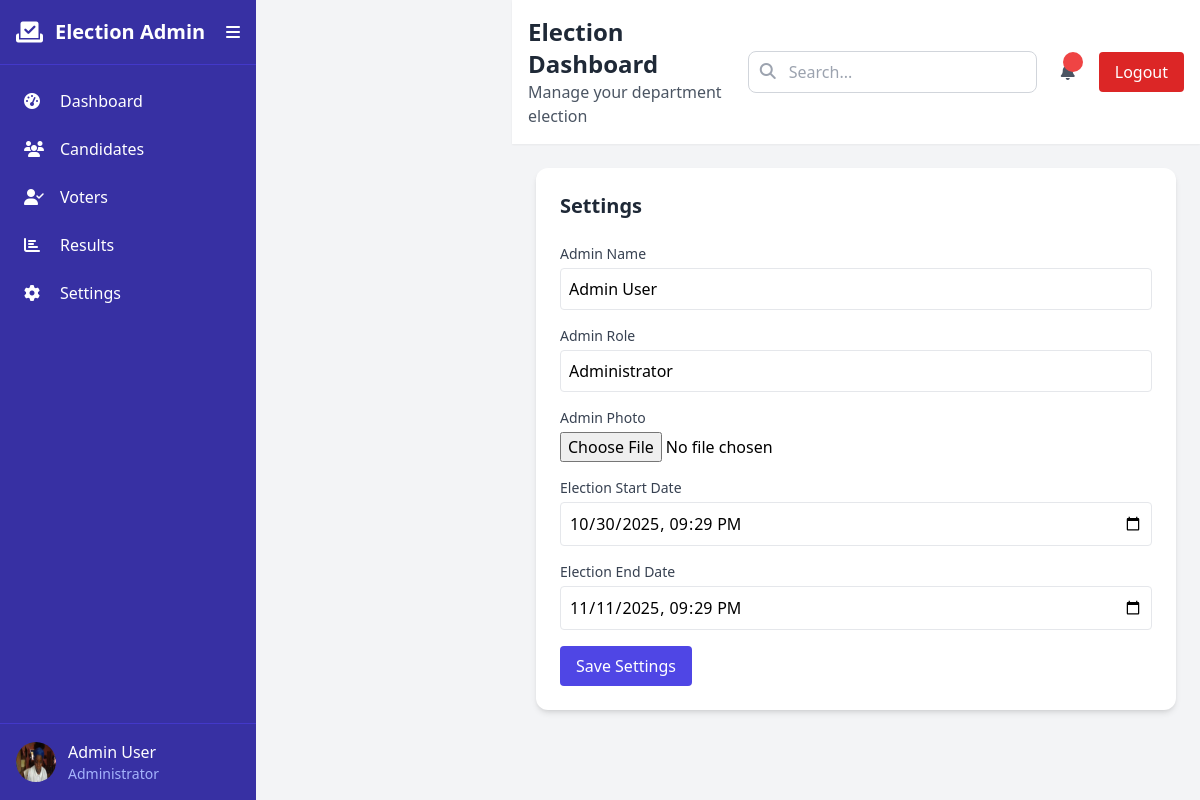
Page /settings/ (signed in) on the committed database.
### possa/core/models.py (models this page shows)
class ElectionSetting(models.Model):
    start_date = models.DateTimeField(default=timezone.now)
    end_date = models.DateTimeField(default=timezone.now)
    admin_name = models.CharField(max_length=100, default='Admin User')
    admin_role = models.CharField(max_length=100, default='Administrator')
    admin_avatar = models.ImageField(upload_to='avatars/', null=True, blank=True)

### possa/core/views.py (the view, shortened to what this page needs)
# urls.py: path('settings/', SettingsView.as_view(), name='settings'),
class SettingsView(View):
    def get(self, request):
        if not request.user.is_authenticated:
            return redirect('login')
        settings = ElectionSetting.objects.first() or ElectionSetting.objects.create()
        return render(request, 'settings.html', {'settings': settings})

### possa/templates/settings.html (shortened to what this page needs)
{% extends 'base.html' %}
{% block content %}
<div id="settings-section" class="page-section block">
    <div class="bg-white rounded-xl shadow-md p-6">
        <h2 class="text-xl font-bold text-gray-800 mb-6">Settings</h2>
        <form method="post" enctype="multipart/form-data">
            <div class="mb-4">
                <label for="admin-name-input" class="block text-sm font-medium text-gray-700">Admin Name</label>
                <input type="text" id="admin-name-input" name="admin-name-input" value="{{ settings.admin_name }}" class="mt-1 p-2 w-full border rounded">
            </div>
            <div class="mb-4">
                <label for="admin-role-input" class="block text-sm font-medium text-gray-700">Admin Role</label>
                <input type="text" id="admin-role-input" name="admin-role-input" value="{{ settings.admin_role }}" class="mt-1 p-2 w-full border rounded">
            </div>
            <div class="mb-4">
                <label for="admin-photo" class="block text-sm font-medium text-gray-700">Admin Photo</label>
                <input type="file" id="admin-photo" name="admin-photo" accept="image/*" class="mt-1">
            </div>
            <div class="mb-4">
                <label for="election-start-date" class="block text-sm font-medium text-gray-700">Election Start Date</label>
                <input type="datetime-local" id="election-start-date" name="election-start-date" value="{{ settings.start_date|date:'Y-m-d\TH:i' }}" class="mt-1 p-2 w-full border rounded">
            </div>
            <div class="mb-4">
                <label for="election-end-date" class="block text-sm font-medium text-gray-700">Election End Date</label>
                <input type="datetime-local" id="election-end-date" name="election-end-date" value="{{ settings.end_date|date:'Y-m-d\TH:i' }}" class="mt-1 p-2 w-full border rounded">
            </div>
            <button type="submit" class="px-4 py-2 bg-indigo-600 text-white rounded">Save Settings</button>
        </form>
    </div>
</div>
{% endblock %}

### possa/templates/base.html (shortened to what this page needs)
<!DOCTYPE html>
<html lang="en">
<head>
    <script src="https://cdn.tailwindcss.com"></script>
    <link rel="stylesheet" href="https://cdnjs.cloudflare.com/ajax/libs/font-awesome/6.4.0/css/all.min.css">
</head>
<body class="bg-gray-100">
    <div class="flex h-screen">
        <div class="sidebar bg-indigo-800 text-white w-64 flex flex-col">
            <div class="p-4 flex items-center justify-between border-b border-indigo-700">
                <div class="flex items-center">
                    <i class="fas fa-vote-yea text-2xl mr-3"></i>
                    <span class="sidebar-text text-xl font-bold">Election Admin</span>
                </div>
                <button id="toggleSidebar" class="text-white focus:outline-none">
                    <i class="fas fa-bars"></i>
                </button>
            </div>
            <nav class="flex-1 p-4">
                <ul class="space-y-2">
                    <li>
                        <a href="{% url 'dashboard' %}" data-page="dashboard" class="menu-link flex items-center p-2 rounded-lg hover:bg-indigo-700">
                            <i class="fas fa-tachometer-alt w-6"></i>
                            <span class="sidebar-text ml-3">Dashboard</span>
                        </a>
                    </li>
                    <li>
                        <a href="{% url 'candidates' %}" data-page="candidates" class="menu-link flex items-center p-2 rounded-lg hover:bg-indigo-700">
                            <i class="fas fa-users w-6"></i>
                            <span class="sidebar-text ml-3">Candidates</span>
                        </a>
                    </li>
                    <li>
                        <a href="{% url 'voters' %}" data-page="voters" class="menu-link flex items-center p-2 rounded-lg hover:bg-indigo-700">
                            <i class="fas fa-user-check w-6"></i>
                            <span class="sidebar-text ml-3">Voters</span>
                        </a>
                    </li>
                    <li>
                        <a href="{% url 'results' %}" data-page="results" class="menu-link flex items-center p-2 rounded-lg hover:bg-indigo-700">
                            <i class="fas fa-chart-bar w-6"></i>
                            <span class="sidebar-text ml-3">Results</span>
                        </a>
                    </li>
                    <li>
                        <a href="{% url 'settings' %}" data-page="settings" class="menu-link flex items-center p-2 rounded-lg hover:bg-indigo-700">
                            <i class="fas fa-cog w-6"></i>
                            <span class="sidebar-text ml-3">Settings</span>
                        </a>
                    </li>
                </ul>
            </nav>
            <div class="p-4 border-t border-indigo-700">
                <div class="flex items-center">
                    <img id="admin-avatar" src="{% if settings.admin_avatar %}{{ settings.admin_avatar.url }}{% else %}https://ui-avatars.com/api/?name={{ settings.admin_name }}&background=0D8ABC&color=fff{% endif %}"
                         alt="Admin" class="w-10 h-10 rounded-full">
                    <div class="sidebar-text ml-3">
                        <p id="admin-name" class="font-medium">{{ settings.admin_name }}</p>
                        <p id="admin-role" class="text-sm text-indigo-300">{{ settings.admin_role }}</p>
                    </div>
                </div>
            </div>
        </div>
        <div class="main-content flex-1 flex flex-col ml-0 md:ml-64">
            <header class="bg-white shadow-sm z-10">
                <div class="flex justify-between items-center p-4">
                    <div>
                        <h1 class="text-2xl font-bold text-gray-800">Election Dashboard</h1>
                        <p class="text-gray-600">Manage your department election</p>
                    </div>
                    <div class="flex items-center space-x-4">
                        <div class="relative">
                            <input id="search-input" type="text" placeholder="Search..." class="pl-10 pr-4 py-2 rounded-lg border border-gray-300 focus:outline-none focus:ring-2 focus:ring-indigo-500 focus:border-transparent">
                            <i class="fas fa-search absolute left-3 top-3 text-gray-400"></i>
                        </div>
                        <button id="notification-button" class="relative p-2 text-gray-600 hover:bg-gray-100 rounded-full">
                            <i class="fas fa-bell"></i>
                            <span id="notification-count" class="absolute top-0 right-0 bg-red-500 text-white text-xs rounded-full h-5 w-5 flex items-center justify-center">{{ notifications }}</span>
                        </button>
                        <a href="{% url 'logout' %}" class="px-4 py-2 bg-red-600 text-white rounded hover:bg-red-700">Logout</a>
                    </div>
                </div>
            </header>
            <main class="flex-1 p-6 overflow-y-auto">
                {% block content %}
                {% endblock %}
            </main>
        </div>
    </div>
</body>
</html>

### possa/templates/base.html (style rules this page uses)
.sidebar { transition: all 0.3s ease; }
.main-content { transition: all 0.3s ease; }
.page-section { display: none; }

### rows in the picture
ElectionSetting: admin_avatar (picture), admin_name "Admin User", admin_role "Administrator", admin-name-input "Admin User", admin-role-input "Administrator", election-start-date "10/30/2025 21:29", election-end-date "11/11/2025 21:29"
